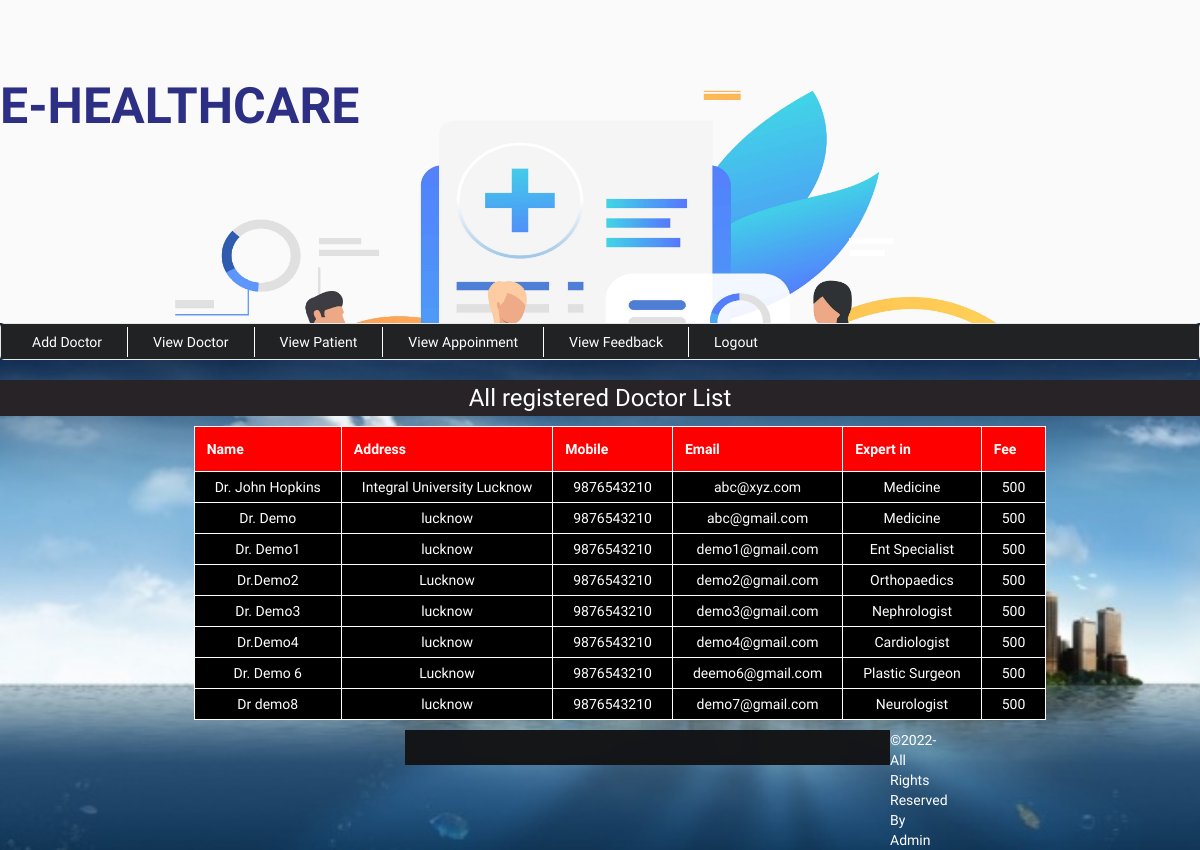
/admin/viewDoctor.php (signed in), run on the app's committed database.
### tables this page shows
CREATE TABLE `doctor` (
  `doc_id` int(22) NOT NULL,
  `doctor_id` varchar(22) NOT NULL,
  `name` varchar(22) NOT NULL,
  `address` varchar(100) NOT NULL,
  `contact` varchar(14) NOT NULL,
  `email` varchar(22) NOT NULL,
  `expertise` varchar(22) NOT NULL,
  `id` int(11) NOT NULL,
  `fee` varchar(111) NOT NULL,
  `userid` varchar(22) NOT NULL,
  `password` varchar(22) NOT NULL,
  `pic` varchar(111) NOT NULL
);

### admin/viewDoctor.php (the view, shortened to what this page needs)
<?php include('header.php'); ?>
	<div class="dashboard" style="background-color:#fff;">
		<h3 class="text-center" style="background-color:#272327;color: #fff;padding: 5px;">All registered Doctor List</h3>
	</div>
			<div class="all_user" style="margin-top:0px; margin-left: 40px;">
				<?php
					include('../config.php');
					$sql = " SELECT * FROM doctor";
					$result = mysqli_query($conn,$sql);
					$count = mysqli_num_rows($result);
					if($count>=1){
						echo "<table border='1' align='center' cellpadding='32'>
							<tr>
								<th>Name</th>
								<th>Address</th>
								<th>Mobile</th>
								<th>Email</th>
								<th>Expert in</th>
								<th>Fee</th>
							</tr>";
						while($row=mysqli_fetch_array($result)){
								echo "<tr>";
								echo "<td>".$row['name']."</td>";
								echo "<td>".$row['address']."</td>";
								echo "<td>".$row['contact']."</td>";
								echo "<td>".$row['email']."</td>";
								echo "<td>".$row['expertise']."</td>";
								echo "<td>".$row['fee']."</td>";
								echo "</tr>";
						}
						echo "</table>";
					}
					else{
						print "<p align='center'>Sorry, No match found for your search result..!!!</p>";
					}
					?>
			</div>
 <?php include('footer.php'); ?>
	</div>
</body>
</html>

### admin/style.css (style rules this page uses)
body { font-family: 'El Messiri', sans-serif; background:url(../img/bg3.jpg) fixed no-repeat; background-size:cover; }
table { border-collapse: collapse; background-color: darkred; }
table,th,td { border: 1px solid #fff;width:;margin: 10px auto; }
th { background-color: red;color: white; padding:12px; }
td { padding: 5px 20px; text-align: center; color: white; background-color:black; }

### data on the page
doctor: name "Dr. John Hopkins", address "Integral University Lucknow", contact "9876543210", email "abc@xyz.com", expertise "Medicine", fee "500"
doctor: name "Dr. Demo", address "lucknow", contact "9876543210", email "abc@gmail.com", expertise "Medicine", fee "500"
doctor: name "Dr. Demo1", address "lucknow", contact "9876543210", email "demo1@gmail.com", expertise "Ent Specialist", fee "500"
doctor: name "Dr.Demo2", address "Lucknow", contact "9876543210", email "demo2@gmail.com", expertise "Orthopaedics", fee "500"
doctor: name "Dr. Demo3", address "lucknow", contact "9876543210", email "demo3@gmail.com", expertise "Nephrologist", fee "500"
doctor: name "Dr.Demo4", address "lucknow", contact "9876543210", email "demo4@gmail.com", expertise "Cardiologist", fee "500"
doctor: name "Dr. Demo 6", address "Lucknow", contact "9876543210", email "deemo6@gmail.com", expertise "Plastic Surgeon", fee "500"
doctor: name "Dr demo8", address "lucknow", contact "9876543210", email "demo7@gmail.com", expertise "Neurologist", fee "500"
